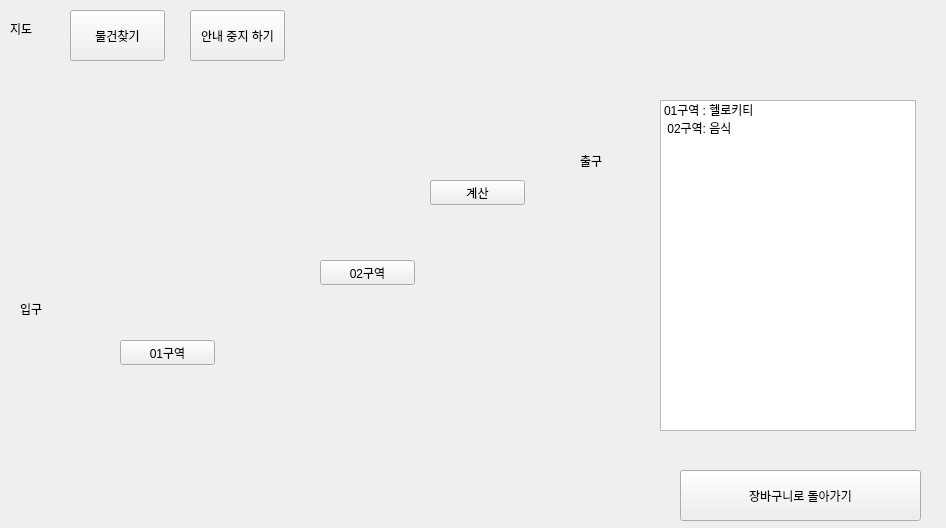
<?xml version="1.0" encoding="UTF-8"?>
<ui version="4.0">
 <class>PageGuide</class>
 <widget class="QWidget" name="PageGuide">
  <property name="geometry">
   <rect>
    <x>0</x>
    <y>0</y>
    <width>946</width>
    <height>528</height>
   </rect>
  </property>
  <property name="windowTitle">
   <string>Form</string>
  </property>
  <widget class="QLabel" name="lblTitle">
   <property name="geometry">
    <rect>
     <x>10</x>
     <y>20</y>
     <width>67</width>
     <height>17</height>
    </rect>
   </property>
   <property name="text">
    <string>지도</string>
   </property>
  </widget>
  <widget class="QPushButton" name="btnFindItem">
   <property name="geometry">
    <rect>
     <x>70</x>
     <y>10</y>
     <width>95</width>
     <height>51</height>
    </rect>
   </property>
   <property name="text">
    <string>물건찾기</string>
   </property>
  </widget>
  <widget class="QPushButton" name="btnStopGuide">
   <property name="geometry">
    <rect>
     <x>190</x>
     <y>10</y>
     <width>95</width>
     <height>51</height>
    </rect>
   </property>
   <property name="text">
    <string>안내 중지 하기</string>
   </property>
  </widget>
  <widget class="QPushButton" name="btnBackToCart">
   <property name="geometry">
    <rect>
     <x>680</x>
     <y>470</y>
     <width>241</width>
     <height>51</height>
    </rect>
   </property>
   <property name="text">
    <string>장바구니로 돌아가기</string>
   </property>
  </widget>
  <widget class="QLabel" name="lblmap">
   <property name="geometry">
    <rect>
     <x>10</x>
     <y>90</y>
     <width>601</width>
     <height>371</height>
    </rect>
   </property>
   <property name="styleSheet">
    <string notr="true">border-image: url(:/etc/map.png) 0 0 0 0 stretch stretch;</string>
   </property>
   <property name="text">
    <string/>
   </property>
   <property name="scaledContents">
    <bool>true</bool>
   </property>
  </widget>
  <widget class="QPushButton" name="pushButton_4">
   <property name="geometry">
    <rect>
     <x>120</x>
     <y>340</y>
     <width>95</width>
     <height>25</height>
    </rect>
   </property>
   <property name="text">
    <string>01구역</string>
   </property>
  </widget>
  <widget class="QPushButton" name="pushButton_6">
   <property name="geometry">
    <rect>
     <x>320</x>
     <y>260</y>
     <width>95</width>
     <height>25</height>
    </rect>
   </property>
   <property name="text">
    <string>02구역</string>
   </property>
  </widget>
  <widget class="QListWidget" name="listWidget">
   <property name="geometry">
    <rect>
     <x>660</x>
     <y>100</y>
     <width>256</width>
     <height>331</height>
    </rect>
   </property>
   <item>
    <property name="text">
     <string>01구역 : 헬로키티</string>
    </property>
   </item>
   <item>
    <property name="text">
     <string> 02구역: 음식</string>
    </property>
   </item>
  </widget>
  <widget class="QPushButton" name="pushButton_5">
   <property name="geometry">
    <rect>
     <x>430</x>
     <y>180</y>
     <width>95</width>
     <height>25</height>
    </rect>
   </property>
   <property name="text">
    <string>계산</string>
   </property>
  </widget>
  <widget class="QLabel" name="label_3">
   <property name="geometry">
    <rect>
     <x>20</x>
     <y>300</y>
     <width>67</width>
     <height>17</height>
    </rect>
   </property>
   <property name="text">
    <string>입구</string>
   </property>
  </widget>
  <widget class="QLabel" name="label_4">
   <property name="geometry">
    <rect>
     <x>580</x>
     <y>150</y>
     <width>67</width>
     <height>21</height>
    </rect>
   </property>
   <property name="text">
    <string>출구</string>
   </property>
  </widget>
 </widget>
 <resources/>
 <connections/>
</ui>
